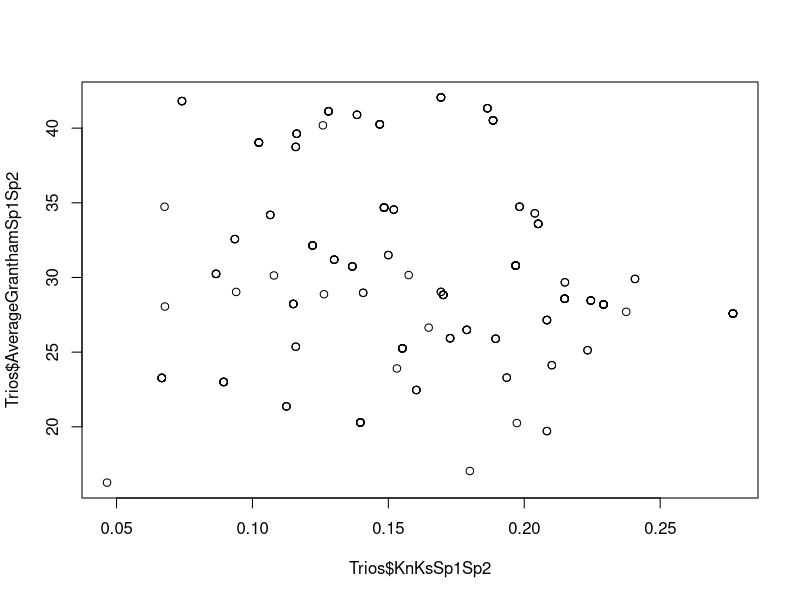
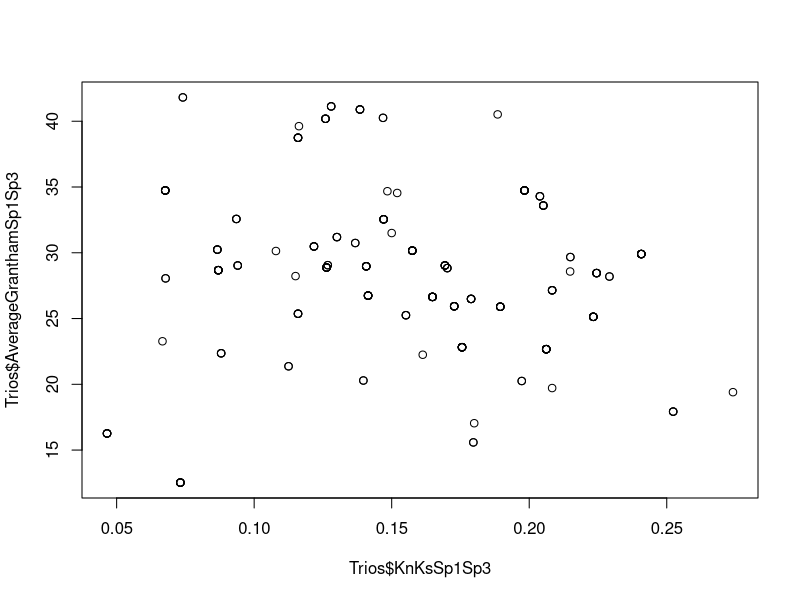
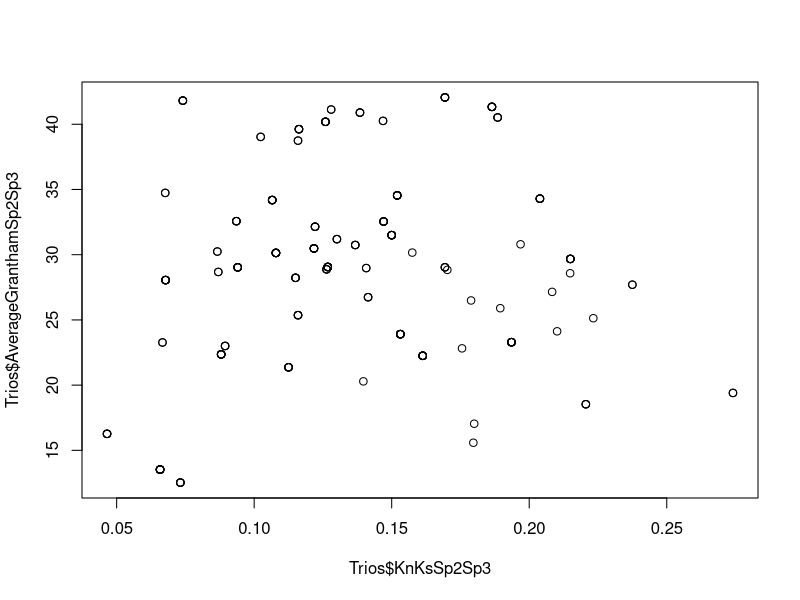

The R source for these figures, in order:
rm(list=ls(all=TRUE))
  
Trios = read.table("../../Body/2Derived/TrioTracerA.PairWiseAnnotation.txt")  

# NumbOfSubst,Synon,NonsAll,Nons1,Nons2,Nons3,Indel,Grantham1,Grantham2,Grantham3

Trios$KnKsSp1Sp2 = unlist(strsplit(as.character(Trios$DistancesAllCodonSubstBetweenSp1AndSp2),','))[2]

Divergence <- function(x) {
  # x = as.character(Trios$DistancesAllCodonSubstBetweenSp1AndSp2)
  Div = as.numeric(unlist(strsplit(x,','))[1])}


KnKs <- function(x) {
  # x = as.character(Trios$DistancesAllCodonSubstBetweenSp1AndSp2)
  Ks = as.numeric(unlist(strsplit(x,','))[2])
  Kn = as.numeric(unlist(strsplit(x,','))[3])
  KnKs = Kn/Ks }

AverageGrantham <- function(x) {
  # x = as.character(Trios$DistancesAllCodonSubstBetweenSp1AndSp2)
  Nons = as.numeric(unlist(strsplit(x,','))[4])
  Grantham = as.numeric(unlist(strsplit(x,','))[8])
  AverageGrantham = Grantham/Nons }

Trios$DivergenceSp1Sp2 = apply(as.matrix(Trios$DistancesAllCodonSubstBetweenSp1AndSp2),1,Divergence)
Trios$KnKsSp1Sp2 = apply(as.matrix(Trios$DistancesAllCodonSubstBetweenSp1AndSp2),1,KnKs)
Trios$AverageGranthamSp1Sp2 = apply(as.matrix(Trios$DistancesAllCodonSubstBetweenSp1AndSp2),1,AverageGrantham)

Trios$DivergenceSp1Sp3 = apply(as.matrix(Trios$DistancesAllCodonSubstBetweenSp1AndSp3),1,Divergence)
Trios$KnKsSp1Sp3 = apply(as.matrix(Trios$DistancesAllCodonSubstBetweenSp1AndSp3),1,KnKs)
Trios$AverageGranthamSp1Sp3 = apply(as.matrix(Trios$DistancesAllCodonSubstBetweenSp1AndSp3),1,AverageGrantham)

Trios$DivergenceSp2Sp3 = apply(as.matrix(Trios$DistancesAllCodonSubstBetweenSp2AndSp3),1,Divergence)
Trios$KnKsSp2Sp3 = apply(as.matrix(Trios$DistancesAllCodonSubstBetweenSp2AndSp3),1,KnKs)
Trios$AverageGranthamSp2Sp3 = apply(as.matrix(Trios$DistancesAllCodonSubstBetweenSp2AndSp3),1,AverageGrantham)

# control tests
DIvergenceVec = c(Trios$DivergenceSp1Sp2,Trios$DivergenceSp1Sp3,Trios$DivergenceSp2Sp3)
KnKsVec = c(Trios$KnKsSp1Sp2,Trios$KnKsSp1Sp3,Trios$KnKsSp2Sp3)
AverageGranthamVec = c(Trios$AverageGranthamSp1Sp2,Trios$AverageGranthamSp1Sp3,Trios$AverageGranthamSp2Sp3)

cor.test(KnKsVec,DIvergenceVec, method = 'spearman') # negative
cor.test(KnKsVec,AverageGranthamVec, method = 'spearman') # negative

cor.test(Trios$KnKsSp1Sp2,Trios$DivergenceSp1Sp2, method = 'spearman') # negative
cor.test(Trios$KnKsSp1Sp3,Trios$AverageGranthamSp1Sp3, method = 'spearman') # negative
cor.test(Trios$KnKsSp2Sp3,Trios$AverageGranthamSp2Sp3, method = 'spearman') # negative

cor.test(Trios$KnKsSp1Sp2,Trios$AverageGranthamSp1Sp2, method = 'spearman') # negative

plot(Trios$KnKsSp1Sp2,Trios$AverageGranthamSp1Sp2)
plot(Trios$KnKsSp1Sp3,Trios$AverageGranthamSp1Sp3)
plot(Trios$KnKsSp2Sp3,Trios$AverageGranthamSp2Sp3)


# find outgroup as the most distant species in the trio: